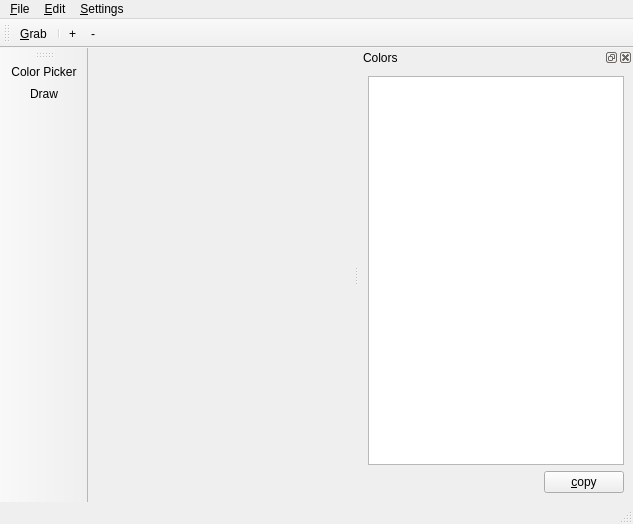
<ui version="4.0" >
 <class>MainWindow</class>
 <widget class="QMainWindow" name="MainWindow" >
  <property name="geometry" >
   <rect>
    <x>0</x>
    <y>0</y>
    <width>633</width>
    <height>524</height>
   </rect>
  </property>
  <property name="windowTitle" >
   <string>PixelReiter</string>
  </property>
  <widget class="QWidget" name="centralwidget" />
  <widget class="QMenuBar" name="menubar" >
   <property name="geometry" >
    <rect>
     <x>0</x>
     <y>0</y>
     <width>633</width>
     <height>29</height>
    </rect>
   </property>
   <widget class="QMenu" name="settingsMenu" >
    <property name="title" >
     <string>&amp;Settings</string>
    </property>
    <widget class="QMenu" name="menuGrid" >
     <property name="title" >
      <string>Show &amp;Grid</string>
     </property>
     <addaction name="actionGridNone" />
     <addaction name="actionGridWhite" />
     <addaction name="actionGridBlack" />
    </widget>
    <addaction name="menuGrid" />
   </widget>
   <widget class="QMenu" name="editMenu" >
    <property name="title" >
     <string>&amp;Edit</string>
    </property>
    <addaction name="copyAct" />
   </widget>
   <widget class="QMenu" name="fileMenu" >
    <property name="title" >
     <string>&amp;File</string>
    </property>
    <addaction name="separator" />
    <addaction name="grabAct" />
    <addaction name="separator" />
    <addaction name="importScreenshotAct" />
    <addaction name="exportCurrentAct" />
    <addaction name="separator" />
    <addaction name="quitAct" />
   </widget>
   <addaction name="fileMenu" />
   <addaction name="editMenu" />
   <addaction name="settingsMenu" />
  </widget>
  <widget class="QStatusBar" name="statusbar" />
  <widget class="QToolBar" name="fileToolBar" >
   <property name="windowTitle" >
    <string>File</string>
   </property>
   <property name="orientation" >
    <enum>Qt::Horizontal</enum>
   </property>
   <attribute name="toolBarArea" >
    <number>4</number>
   </attribute>
   <addaction name="grabAct" />
   <addaction name="separator" />
   <addaction name="actionZoomIn" />
   <addaction name="actionZoomOut" />
  </widget>
  <widget class="QDockWidget" name="colorsDock" >
   <property name="allowedAreas" >
    <set>Qt::LeftDockWidgetArea|Qt::NoDockWidgetArea|Qt::RightDockWidgetArea</set>
   </property>
   <property name="windowTitle" >
    <string>Colors</string>
   </property>
   <attribute name="dockWidgetArea" >
    <number>2</number>
   </attribute>
   <widget class="QWidget" name="dockWidgetContents" >
    <layout class="QVBoxLayout" >
     <property name="margin" >
      <number>9</number>
     </property>
     <property name="spacing" >
      <number>6</number>
     </property>
     <item>
      <widget class="QTreeView" name="colorsTable" />
     </item>
     <item>
      <layout class="QHBoxLayout" >
       <property name="margin" >
        <number>0</number>
       </property>
       <property name="spacing" >
        <number>6</number>
       </property>
       <item>
        <spacer>
         <property name="orientation" >
          <enum>Qt::Horizontal</enum>
         </property>
         <property name="sizeHint" >
          <size>
           <width>151</width>
           <height>20</height>
          </size>
         </property>
        </spacer>
       </item>
       <item>
        <widget class="QPushButton" name="copyColorButton" >
         <property name="text" >
          <string>&amp;copy</string>
         </property>
        </widget>
       </item>
      </layout>
     </item>
    </layout>
   </widget>
  </widget>
  <widget class="QToolBar" name="toolsToolbar" >
   <property name="windowTitle" >
    <string>Tools</string>
   </property>
   <property name="orientation" >
    <enum>Qt::Vertical</enum>
   </property>
   <attribute name="toolBarArea" >
    <number>1</number>
   </attribute>
   <addaction name="actionColorPicker" />
   <addaction name="actionDraw" />
  </widget>
  <action name="grabAct" >
   <property name="checkable" >
    <bool>true</bool>
   </property>
   <property name="text" >
    <string>&amp;Grab</string>
   </property>
   <property name="iconText" >
    <string>&amp;Grab</string>
   </property>
   <property name="statusTip" >
    <string>Update Screenshot (Space)</string>
   </property>
   <property name="shortcut" >
    <string>Space</string>
   </property>
  </action>
  <action name="quitAct" >
   <property name="icon" >
    <iconset resource="icons.qrc" >:/tools/icons/exit.png</iconset>
   </property>
   <property name="text" >
    <string>&amp;Quit</string>
   </property>
   <property name="statusTip" >
    <string>Quit Application (Ctrl+Q)</string>
   </property>
   <property name="shortcut" >
    <string>Ctrl+Q</string>
   </property>
  </action>
  <action name="exportCurrentAct" >
   <property name="text" >
    <string>&amp;Export...</string>
   </property>
   <property name="statusTip" >
    <string>export current view</string>
   </property>
  </action>
  <action name="importScreenshotAct" >
   <property name="text" >
    <string>&amp;Import...</string>
   </property>
   <property name="statusTip" >
    <string>import screenshot</string>
   </property>
  </action>
  <action name="actionGridNone" >
   <property name="checkable" >
    <bool>true</bool>
   </property>
   <property name="text" >
    <string>none</string>
   </property>
  </action>
  <action name="actionGridWhite" >
   <property name="checkable" >
    <bool>true</bool>
   </property>
   <property name="text" >
    <string>white</string>
   </property>
  </action>
  <action name="actionGridBlack" >
   <property name="checkable" >
    <bool>true</bool>
   </property>
   <property name="text" >
    <string>black</string>
   </property>
  </action>
  <action name="actionZoomIn" >
   <property name="icon" >
    <iconset resource="icons.qrc" >:/tools/icons/viewmag+.png</iconset>
   </property>
   <property name="text" >
    <string>+</string>
   </property>
   <property name="toolTip" >
    <string>zoom in</string>
   </property>
   <property name="shortcut" >
    <string>+</string>
   </property>
  </action>
  <action name="actionZoomOut" >
   <property name="icon" >
    <iconset resource="icons.qrc" >:/tools/icons/viewmag-.png</iconset>
   </property>
   <property name="text" >
    <string>-</string>
   </property>
   <property name="shortcut" >
    <string>-</string>
   </property>
  </action>
  <action name="copyAct" >
   <property name="icon" >
    <iconset resource="icons.qrc" >:/tools/icons/editcopy.png</iconset>
   </property>
   <property name="text" >
    <string>&amp;Copy</string>
   </property>
   <property name="statusTip" >
    <string>Copy to Clipboard (Ctrl+C)</string>
   </property>
   <property name="shortcut" >
    <string>Ctrl+C</string>
   </property>
  </action>
  <action name="actionColorPicker" >
   <property name="checkable" >
    <bool>true</bool>
   </property>
   <property name="icon" >
    <iconset resource="icons.qrc" >:/tools/icons/tool_colorpicker.png</iconset>
   </property>
   <property name="text" >
    <string>Color Picker</string>
   </property>
  </action>
  <action name="actionDraw" >
   <property name="checkable" >
    <bool>true</bool>
   </property>
   <property name="icon" >
    <iconset resource="icons.qrc" >:/tools/icons/paintbrush.png</iconset>
   </property>
   <property name="text" >
    <string>Draw</string>
   </property>
  </action>
 </widget>
 <resources>
  <include location="icons.qrc" />
 </resources>
 <connections/>
</ui>
